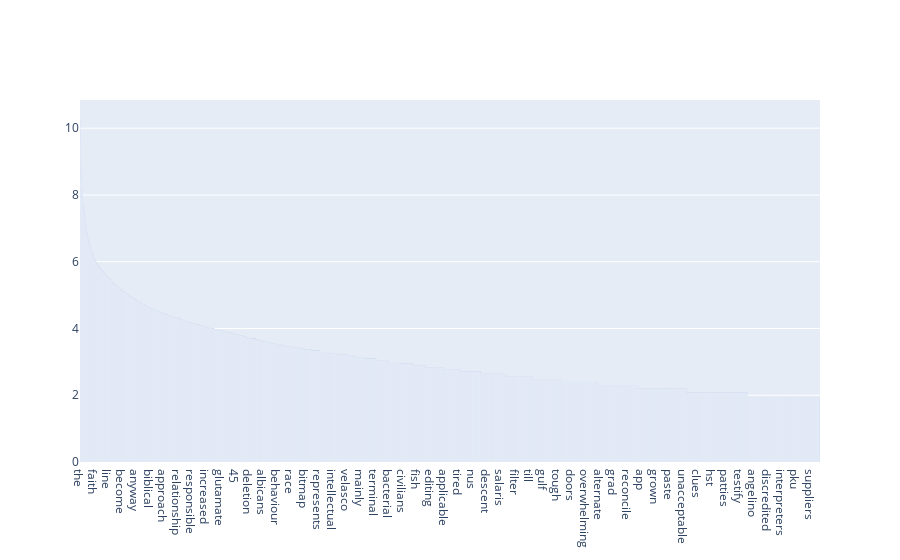

Write notebook code for a chart like this one.
### Markdown cell above
#### >>> **Exercise 15 (take home):** 
You can copy the code from the previous exercise and change the 'term_frequencies' variable for the 'term_frequencies_log', comment about the differences that you observe and talk about other possible insights that we can get from a log distribution.

### Code cell
# Answer here
# Since we use log, the count should not >= 1000

filter_freq = [index for index, count in enumerate(term_frequencies) if count >= math.log(1000)]
filter_freq = sorted(filter_freq, key=lambda x: term_frequencies[x], reverse=True)
filtered_frequencies = [term_frequencies_log[i] for i in filter_freq]

fig = go.Figure([go.Bar(x=count_vect.get_feature_names_out()[filter_freq] , y = filtered_frequencies )])

fig.show()

# From the chart below we can see that the chart will show a more balanced distribution of term counts
# This helps in identifying important terms that may not have visualize when using raw count

# The possible insight i think that is reducing noise in the data and discovering important but less frequent words

### Figure 1 — Plotly figure (JSON) as saved in the notebook; plotly's stock layout.template omitted (floating-point values rounded to 4 significant figures; data arrays with more than 128 entries replaced by an {"elided": "..."} marker saying what was removed)
{"data": [{"type": "bar", "x": {"elided": "8376 str values"}, "y": {"elided": "8376 float values"}}], "layout": {}}
